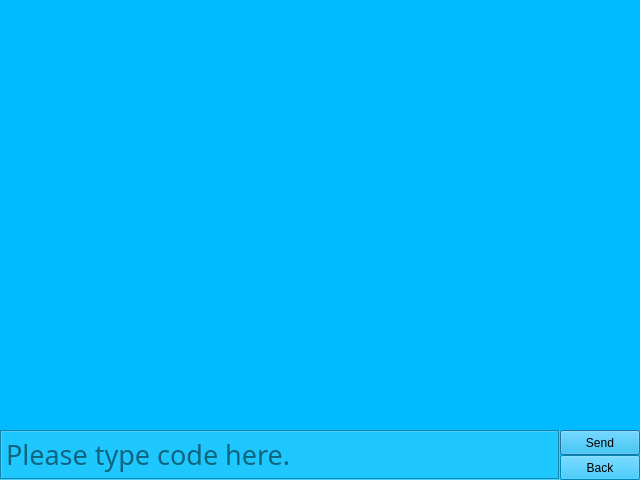
<?xml version="1.0" encoding="UTF-8"?>
<ui version="4.0">
 <class>DebugUI</class>
 <widget class="QDialog" name="DebugUI">
  <property name="windowModality">
   <enum>Qt::NonModal</enum>
  </property>
  <property name="enabled">
   <bool>true</bool>
  </property>
  <property name="geometry">
   <rect>
    <x>0</x>
    <y>0</y>
    <width>640</width>
    <height>480</height>
   </rect>
  </property>
  <property name="minimumSize">
   <size>
    <width>640</width>
    <height>480</height>
   </size>
  </property>
  <property name="maximumSize">
   <size>
    <width>640</width>
    <height>480</height>
   </size>
  </property>
  <property name="baseSize">
   <size>
    <width>640</width>
    <height>480</height>
   </size>
  </property>
  <property name="windowTitle">
   <string>DebugUI</string>
  </property>
  <property name="windowOpacity">
   <double>0.600000000000000</double>
  </property>
  <property name="styleSheet">
   <string notr="true">background-color: rgb(0, 187, 255);</string>
  </property>
  <property name="sizeGripEnabled">
   <bool>false</bool>
  </property>
  <property name="modal">
   <bool>false</bool>
  </property>
  <widget class="QTextBrowser" name="CodeScreen">
   <property name="geometry">
    <rect>
     <x>0</x>
     <y>0</y>
     <width>640</width>
     <height>430</height>
    </rect>
   </property>
   <property name="minimumSize">
    <size>
     <width>640</width>
     <height>430</height>
    </size>
   </property>
   <property name="maximumSize">
    <size>
     <width>640</width>
     <height>430</height>
    </size>
   </property>
   <property name="baseSize">
    <size>
     <width>640</width>
     <height>430</height>
    </size>
   </property>
   <property name="font">
    <font>
     <family>Adobe 黑体 Std R</family>
     <pointsize>14</pointsize>
    </font>
   </property>
   <property name="styleSheet">
    <string notr="true">background-color: rgb(0, 187, 255);</string>
   </property>
   <property name="frameShape">
    <enum>QFrame::NoFrame</enum>
   </property>
   <property name="lineWidth">
    <number>0</number>
   </property>
  </widget>
  <widget class="QTextEdit" name="CodeTypein">
   <property name="geometry">
    <rect>
     <x>0</x>
     <y>430</y>
     <width>560</width>
     <height>50</height>
    </rect>
   </property>
   <property name="minimumSize">
    <size>
     <width>560</width>
     <height>50</height>
    </size>
   </property>
   <property name="maximumSize">
    <size>
     <width>560</width>
     <height>50</height>
    </size>
   </property>
   <property name="sizeIncrement">
    <size>
     <width>0</width>
     <height>0</height>
    </size>
   </property>
   <property name="baseSize">
    <size>
     <width>560</width>
     <height>50</height>
    </size>
   </property>
   <property name="font">
    <font>
     <family>Adobe 黑体 Std R</family>
     <pointsize>20</pointsize>
    </font>
   </property>
   <property name="tabletTracking">
    <bool>false</bool>
   </property>
   <property name="layoutDirection">
    <enum>Qt::LeftToRight</enum>
   </property>
   <property name="styleSheet">
    <string notr="true">background-color: rgb(30, 200, 255);</string>
   </property>
   <property name="frameShape">
    <enum>QFrame::Box</enum>
   </property>
   <property name="lineWidth">
    <number>1</number>
   </property>
   <property name="verticalScrollBarPolicy">
    <enum>Qt::ScrollBarAlwaysOff</enum>
   </property>
   <property name="horizontalScrollBarPolicy">
    <enum>Qt::ScrollBarAlwaysOff</enum>
   </property>
   <property name="placeholderText">
    <string>Please type code here.</string>
   </property>
  </widget>
  <widget class="QPushButton" name="Send">
   <property name="geometry">
    <rect>
     <x>560</x>
     <y>430</y>
     <width>80</width>
     <height>25</height>
    </rect>
   </property>
   <property name="text">
    <string>Send</string>
   </property>
  </widget>
  <widget class="QPushButton" name="Back">
   <property name="geometry">
    <rect>
     <x>560</x>
     <y>455</y>
     <width>80</width>
     <height>25</height>
    </rect>
   </property>
   <property name="text">
    <string>Back</string>
   </property>
  </widget>
 </widget>
 <resources/>
 <connections/>
</ui>
